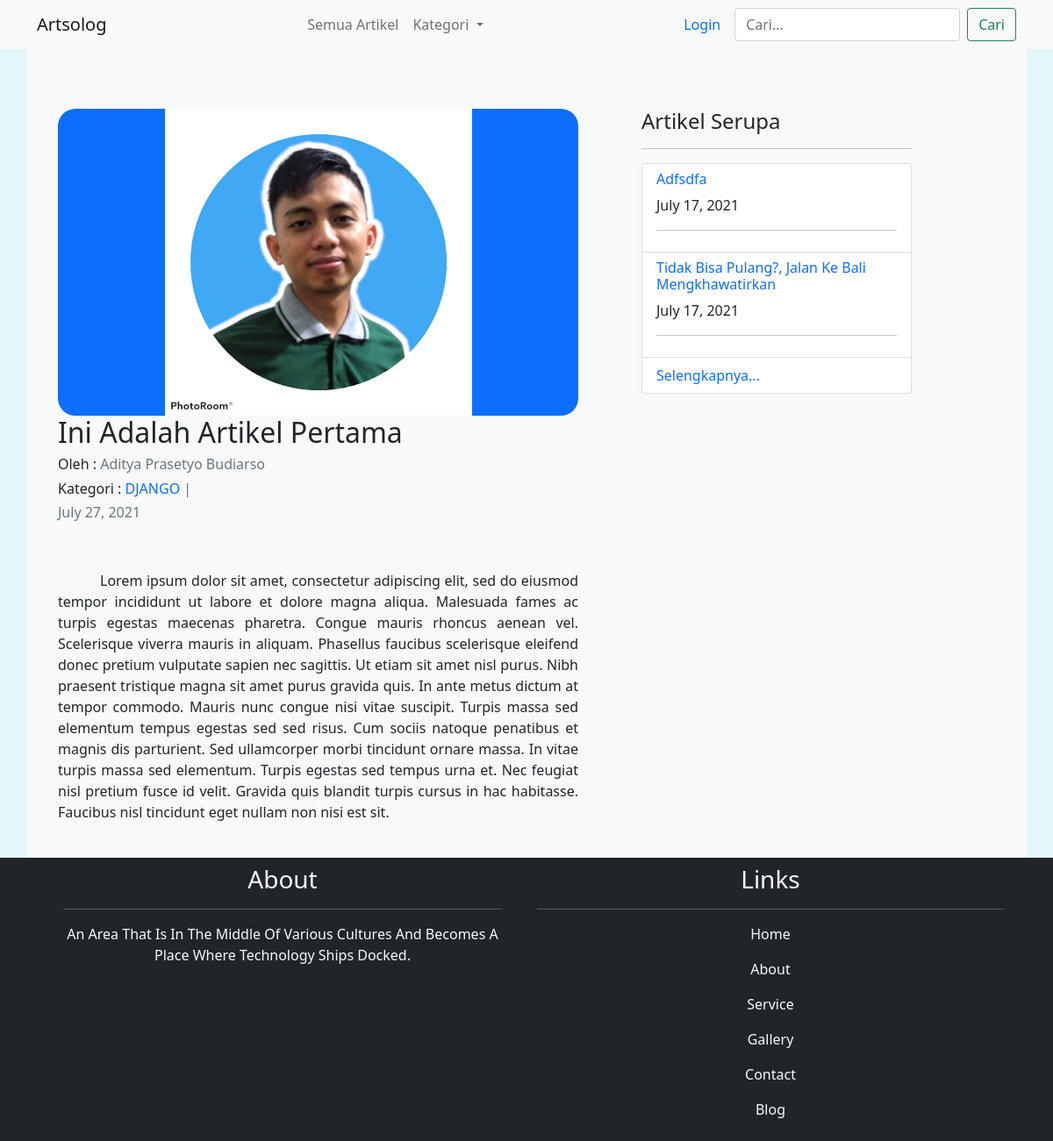
Screenshot of /detail/1/django with the database file from the repository.
### home/models.py (models this page shows, shortened)
class Article(models.Model):
    author = models.ForeignKey(User, on_delete=models.CASCADE)
    judul = models.CharField(max_length=100, blank=True)
    category = models.ManyToManyField(Category)
    image = models.ImageField(upload_to='image/artikel',)
    isi = RichTextUploadingField()
    likes = models.ManyToManyField(User, related_name='likes_blog', blank=True)
    created = models.DateField(auto_now_add=True, blank=True, editable=False)
    updated = models.DateField(auto_now=True, blank=True, editable=False)
    published = models.BooleanField(default=False)
    slug = models.SlugField(blank=True, editable=False)

class Category(models.Model):
    name = models.CharField(max_length=50)
    slug = models.SlugField(blank=True, editable=False)
    class Meta:
        verbose_name = 'Category'
        verbose_name_plural = 'Categories'

### home/views.py (the view)
class ArticleDetailView(DetailView):
    model = Article
    template_name = 'article_detail.html'
    extra_context = {'categories': Category.objects.all()}
    def get_context_data(self, **kwargs):
        self.extra_context['curr_category'] = Category.objects.get(
            slug=self.kwargs['slug'])
        self.extra_context['same_articles'] = Article.objects.filter(
            category__slug=self.kwargs['slug']).exclude(Q(id=self.kwargs['pk']) | Q(published=False)).order_by('-updated')[:5]
        self.kwargs.update(self.extra_context)
        return super().get_context_data()

### templates/article_detail.html (shortened to what this page needs)
{% extends 'container.html' %}
{% block content_extra %}
    <div class="row" style="padding-top: 100px;">
        <div class="col-lg-7">
            <header style="">
                <div class="header-container  container p-4">
                    <div class="thumbnail-box bg-primary">
                        <center>
                            <img src="{{  object.image.url  }}" alt="Thumbnail " srcset="">
                        </center>
                    </div>
                    <h2 class="">{{ object.judul|title }}</h2>
                    <h6 class="text-capitalize">oleh : <span class="text-muted">{{object.author.first_name}} {{object.author.last_name}}</span></h6>
                    <h6 class="text-capitalize">kategori : <span class="text-muted text-uppercase"><span class="text-primary">{{curr_category.name}}</span> |
                        </span></h6>
                    <h6 class="text-capitalize"><span class="text-muted">{{object.updated}}</span></h6>
                </div>
            </header>
            <article class="p-4" style="text-justify: inter-word;text-align:justify;text-indent:3em;">
                {{object.isi|safe}}
            </article>
        </div>
        <section class="category-section col-lg-4 me-auto " style="right: 0;">
            <main class="position-sticky" style="top:100px;">
                <header style="">
                    <div class="header-container  container p-4">
                        <h4 class="text-capitalize">Artikel serupa</h4>
                        <hr>
                        <div class="list-group">
                            {% for article in same_articles %}
                            <a href="{% url 'detail' article.id curr_category.slug %}" class="list-group-item list-group-item-action">
                                <h6 class="text-capitalize text-primary">{{article.judul}}</h6>
                                <p class="">{{ article.updated }}</p>
                                <hr>
                            </a>
                            {% endfor %}
                            <a href="{% url 'category' curr_category.slug %}" class="list-group-item text-primary">Selengkapnya...</a>
                          </div>
                    </div>
                </header>
            </main>
        </section>
    </div>
{% endblock %}

### static/css/style.css (style rules this page uses)
.header-container .thumbnail-box { border-radius: 20px; }
.header-container .thumbnail-box img { height: 350px; }

### rows the page displays
Article: image (picture), judul "Ini Adalah Artikel Pertama", author.first_name "Aditya Prasetyo", author.last_name "Budiarso", updated "July 27, 2021", isi "Lorem ipsum dolor sit amet, consectetur adipiscing elit, sed do eiusmod tempor incididunt ut labore et dolore magna aliqua. Malesuada fames ac turpis egestas maecenas pharetra. Congue mauris rhoncus aenean vel. Scelerisque viverra mauris in aliquam. Phasellus faucibus scelerisque eleifend donec pretium vulputate sapien nec sagittis. Ut etiam sit amet nisl purus. Nibh praesent tristique magna sit amet purus gravida quis. In ante metus dictum at tempor commodo. Mauris nunc congue nisi vitae suscipit. Turpis massa sed elementum tempus egestas sed sed risus. Cum sociis natoque penatibus et magnis dis parturient. Sed ullamcorper morbi tincidunt ornare massa. In vitae turpis massa sed elementum.…"
Category: name "DJANGO"
Article: judul "Adfsdfa", updated "July 17, 2021"
Article: judul "Tidak Bisa Pulang?, Jalan Ke Bali Mengkhawatirkan", updated "July 17, 2021"
